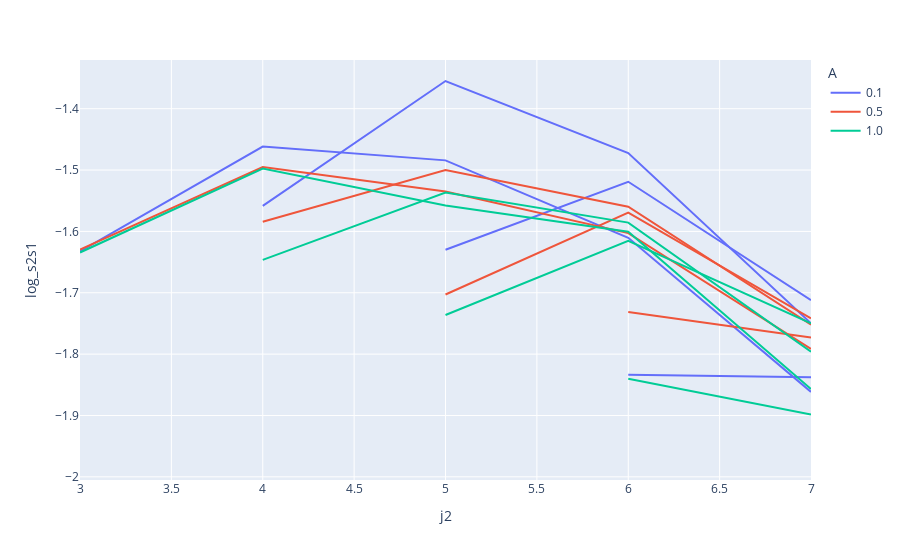

Notebook code for this chart:
### Code cell
px.line(df[(df['n']==1) & (df['r']==300) & (df['j1']>=2)], x='j2', y='log_s2s1', color='A', line_group='j1')

### Figure 1 — Plotly figure (JSON) as saved in the notebook; plotly's stock layout.template omitted (floating-point values rounded to 4 significant figures)
{"data": [{"hovertemplate": "A=0.1<br>j1=2<br>j2=%{x}<br>log_s2s1=%{y}<extra></extra>", "legendgroup": "0.1", "line": {"color": "#636efa", "dash": "solid"}, "marker": {"symbol": "circle"}, "mode": "lines", "name": "0.1", "orientation": "v", "showlegend": true, "type": "scatter", "x": [3, 4, 5, 6, 7], "xaxis": "x", "y": [-1.633, -1.462, -1.484, -1.61, -1.862], "yaxis": "y"}, {"hovertemplate": "A=0.1<br>j1=3<br>j2=%{x}<br>log_s2s1=%{y}<extra></extra>", "legendgroup": "0.1", "line": {"color": "#636efa", "dash": "solid"}, "marker": {"symbol": "circle"}, "mode": "lines", "name": "0.1", "orientation": "v", "showlegend": false, "type": "scatter", "x": [4, 5, 6, 7], "xaxis": "x", "y": [-1.558, -1.355, -1.472, -1.75], "yaxis": "y"}, {"hovertemplate": "A=0.1<br>j1=4<br>j2=%{x}<br>log_s2s1=%{y}<extra></extra>", "legendgroup": "0.1", "line": {"color": "#636efa", "dash": "solid"}, "marker": {"symbol": "circle"}, "mode": "lines", "name": "0.1", "orientation": "v", "showlegend": false, "type": "scatter", "x": [5, 6, 7], "xaxis": "x", "y": [-1.63, -1.519, -1.712], "yaxis": "y"}, {"hovertemplate": "A=0.1<br>j1=5<br>j2=%{x}<br>log_s2s1=%{y}<extra></extra>", "legendgroup": "0.1", "line": {"color": "#636efa", "dash": "solid"}, "marker": {"symbol": "circle"}, "mode": "lines", "name": "0.1", "orientation": "v", "showlegend": false, "type": "scatter", "x": [6, 7], "xaxis": "x", "y": [-1.834, -1.838], "yaxis": "y"}, {"hovertemplate": "A=0.1<br>j1=6<br>j2=%{x}<br>log_s2s1=%{y}<extra></extra>", "legendgroup": "0.1", "line": {"color": "#636efa", "dash": "solid"}, "marker": {"symbol": "circle"}, "mode": "lines", "name": "0.1", "orientation": "v", "showlegend": false, "type": "scatter", "x": [7], "xaxis": "x", "y": [-1.94], "yaxis": "y"}, {"hovertemplate": "A=0.5<br>j1=2<br>j2=%{x}<br>log_s2s1=%{y}<extra></extra>", "legendgroup": "0.5", "line": {"color": "#EF553B", "dash": "solid"}, "marker": {"symbol": "circle"}, "mode": "lines", "name": "0.5", "orientation": "v", "showlegend": true, "type": "scatter", "x": [3, 4, 5, 6, 7], "xaxis": "x", "y": [-1.63, -1.495, -1.535, -1.603, -1.792], "yaxis": "y"}, {"hovertemplate": "A=0.5<br>j1=3<br>j2=%{x}<br>log_s2s1=%{y}<extra></extra>", "legendgroup": "0.5", "line": {"color": "#EF553B", "dash": "solid"}, "marker": {"symbol": "circle"}, "mode": "lines", "name": "0.5", "orientation": "v", "showlegend": false, "type": "scatter", "x": [4, 5, 6, 7], "xaxis": "x", "y": [-1.584, -1.5, -1.56, -1.752], "yaxis": "y"}, {"hovertemplate": "A=0.5<br>j1=4<br>j2=%{x}<br>log_s2s1=%{y}<extra></extra>", "legendgroup": "0.5", "line": {"color": "#EF553B", "dash": "solid"}, "marker": {"symbol": "circle"}, "mode": "lines", "name": "0.5", "orientation": "v", "showlegend": false, "type": "scatter", "x": [5, 6, 7], "xaxis": "x", "y": [-1.703, -1.569, -1.742], "yaxis": "y"}, {"hovertemplate": "A=0.5<br>j1=5<br>j2=%{x}<br>log_s2s1=%{y}<extra></extra>", "legendgroup": "0.5", "line": {"color": "#EF553B", "dash": "solid"}, "marker": {"symbol": "circle"}, "mode": "lines", "name": "0.5", "orientation": "v", "showlegend": false, "type": "scatter", "x": [6, 7], "xaxis": "x", "y": [-1.731, -1.773], "yaxis": "y"}, {"hovertemplate": "A=0.5<br>j1=6<br>j2=%{x}<br>log_s2s1=%{y}<extra></extra>", "legendgroup": "0.5", "line": {"color": "#EF553B", "dash": "solid"}, "marker": {"symbol": "circle"}, "mode": "lines", "name": "0.5", "orientation": "v", "showlegend": false, "type": "scatter", "x": [7], "xaxis": "x", "y": [-1.971], "yaxis": "y"}, {"hovertemplate": "A=1.0<br>j1=2<br>j2=%{x}<br>log_s2s1=%{y}<extra></extra>", "legendgroup": "1.0", "line": {"color": "#00cc96", "dash": "solid"}, "marker": {"symbol": "circle"}, "mode": "lines", "name": "1.0", "orientation": "v", "showlegend": true, "type": "scatter", "x": [3, 4, 5, 6, 7], "xaxis": "x", "y": [-1.634, -1.497, -1.558, -1.601, -1.857], "yaxis": "y"}, {"hovertemplate": "A=1.0<br>j1=3<br>j2=%{x}<br>log_s2s1=%{y}<extra></extra>", "legendgroup": "1.0", "line": {"color": "#00cc96", "dash": "solid"}, "marker": {"symbol": "circle"}, "mode": "lines", "name": "1.0", "orientation": "v", "showlegend": false, "type": "scatter", "x": [4, 5, 6, 7], "xaxis": "x", "y": [-1.646, -1.537, -1.586, -1.796], "yaxis": "y"}, {"hovertemplate": "A=1.0<br>j1=4<br>j2=%{x}<br>log_s2s1=%{y}<extra></extra>", "legendgroup": "1.0", "line": {"color": "#00cc96", "dash": "solid"}, "marker": {"symbol": "circle"}, "mode": "lines", "name": "1.0", "orientation": "v", "showlegend": false, "type": "scatter", "x": [5, 6, 7], "xaxis": "x", "y": [-1.736, -1.615, -1.75], "yaxis": "y"}, {"hovertemplate": "A=1.0<br>j1=5<br>j2=%{x}<br>log_s2s1=%{y}<extra></extra>", "legendgroup": "1.0", "line": {"color": "#00cc96", "dash": "solid"}, "marker": {"symbol": "circle"}, "mode": "lines", "name": "1.0", "orientation": "v", "showlegend": false, "type": "scatter", "x": [6, 7], "xaxis": "x", "y": [-1.84, -1.899], "yaxis": "y"}, {"hovertemplate": "A=1.0<br>j1=6<br>j2=%{x}<br>log_s2s1=%{y}<extra></extra>", "legendgroup": "1.0", "line": {"color": "#00cc96", "dash": "solid"}, "marker": {"symbol": "circle"}, "mode": "lines", "name": "1.0", "orientation": "v", "showlegend": false, "type": "scatter", "x": [7], "xaxis": "x", "y": [-1.935], "yaxis": "y"}], "layout": {"legend": {"title": {"text": "A"}, "tracegroupgap": 0}, "margin": {"t": 60}, "xaxis": {"anchor": "y", "domain": [0, 1], "title": {"text": "j2"}}, "yaxis": {"anchor": "x", "domain": [0, 1], "title": {"text": "log_s2s1"}}}}
